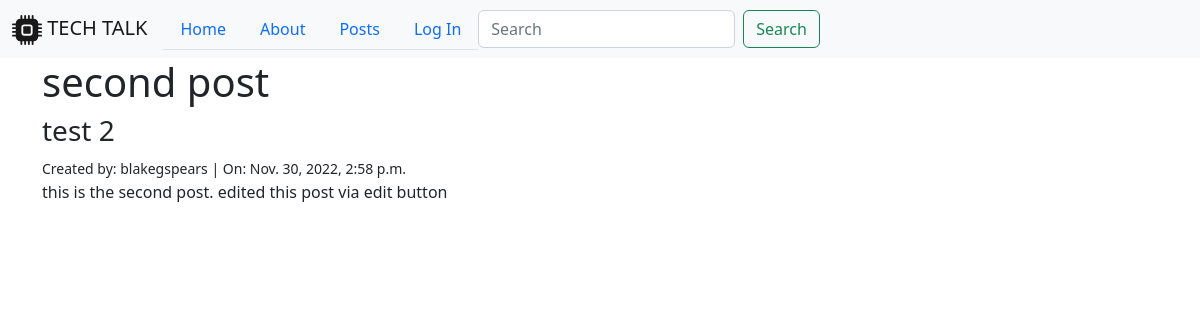
Page /posts/2/ on the committed database.
### posts/models.py (models this page shows, shortened)
class Post(models.Model):
    title = models.CharField(max_length=128)
    subtitle = models.CharField(max_length=128)
    body = models.TextField()
    created_on = models.DateTimeField(auto_now_add=True)
    author = models.ForeignKey(
        get_user_model(),
        on_delete=models.CASCADE
    )

### posts/views.py (the view)
# urls.py: path('<int:pk>/', views.PostDetailView.as_view(), name='detail'),
class PostDetailView(DetailView):
    template_name = "posts/detail.html"
    model = Post

### templates/posts/detail.html (shortened to what this page needs)
{% extends 'base.html' %}
{% block content %}
<h1>{{ post.title }}</h1>
<h3>{{ post.subtitle }}</h3>
<small>Created by: {{ post.author }} | On: {{ post.created_on }}</small>
<p>{{ post.body }}</p>
{% endblock content %}

### rows in the picture
Post: title "second post", subtitle "test 2", author "blakegspears", created_on "Nov. 30, 2022, 2:58 p.m.", body "this is the second post. edited this post via edit button"
